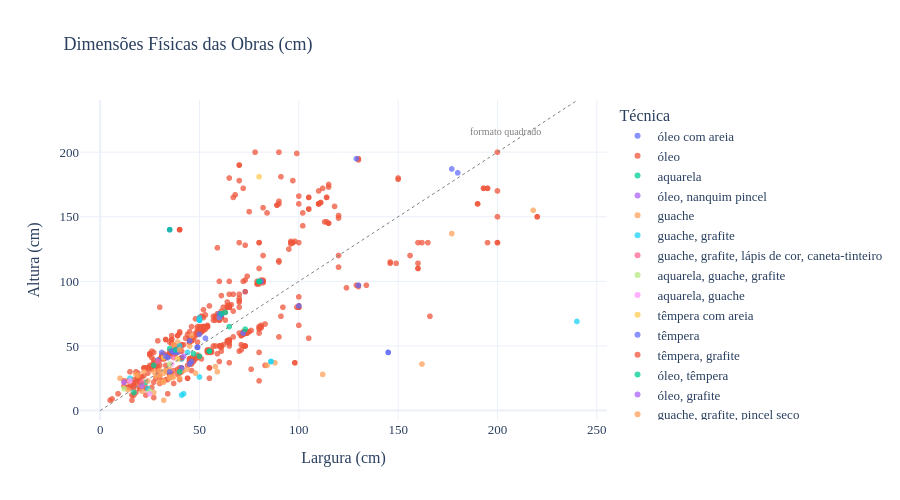

The notebook cell this image was saved under:
### Markdown cell above
---
## 3. 📐 Proporções — Largura × Altura por Técnica

Visualiza o formato físico de cada obra. Pinte os pontos pela técnica para ver padrões.

### Code cell
df_dim = df.dropna(subset=['altura', 'largura']).copy()

fig = px.scatter(
    df_dim,
    x='largura',
    y='altura',
    color='tecnica',
    hover_name='titulo',
    hover_data={'ano': True, 'dimensoes': True, 'largura': False, 'altura': False},
    title='📐 Dimensões Físicas das Obras (cm)',
    labels={'largura': 'Largura (cm)', 'altura': 'Altura (cm)', 'tecnica': 'Técnica'},
    template='plotly_white',
    height=500,
    opacity=0.75,
)

# Linha diagonal = obras quadradas
lim = max(df_dim['largura'].max(), df_dim['altura'].max())
fig.add_shape(type='line', x0=0, y0=0, x1=lim, y1=lim,
              line=dict(color='gray', dash='dot', width=1))
fig.add_annotation(x=lim*0.85, y=lim*0.9, text='formato quadrado',
                   showarrow=False, font=dict(color='gray', size=10))

fig.update_layout(
    font=dict(family='Georgia, serif', size=13),
    title_font_size=18,
)
fig.show()

### Figure 1 — Plotly figure (JSON) as saved in the notebook; plotly's stock layout.template omitted (floating-point values rounded to 4 significant figures; data arrays with more than 128 entries replaced by an {"elided": "..."} marker saying what was removed)
{"data": [{"customdata": [[1939, "42 x 35 cm"], [1939, "43 x 33 cm"], [1939, "46 x 38 cm"], [1937, "72 x 60 cm"], [1939, "38 x 46 cm"], [1939, "38 x 46 cm"], [1939, "47 x 38 cm"], [1939, "46 x 55 cm"], [1939, "38 x 46 cm"], [1939, "38 x 46 cm"], [1939, "38 x 46 cm"], [1939, "38 x 46 cm"], [1939, "38 x 46 cm"], [1945, "72 x 60 cm"], [1939, "38 x 46 cm"], [1939, "46 x 55 cm"], [1939, "46 x 38 cm"], [1939, "46 x 36 cm"], [1939, "39 x 46 cm"], [1950, "92 x 73 cm"], [1939, "46 x 54 cm"], [1939, "73 x 60 cm"], [1941, "47 x 39 cm"], [1940, "80 x 100 cm"], [1939, "38 x 46 cm"], [1939, "47 x 38 cm"], [1939, "46 x 38 cm"], [1939, "38 x 46 cm"], [1939, "38 x 46 cm"], [1939, "46 x 38 cm"]], "hovertemplate": "<b>%{hovertext}</b><br><br>Técnica=óleo com areia<br>ano=%{customdata[0]}<br>dimensoes=%{customdata[1]}<extra></extra>", "hovertext": ["Autorretrato", "Retrato de João Candido", "Retrato de João Candido", "Retrato de Olga Portinari Leão", "Mãe Preta", "Três Mulheres e Menino", "Menina com Menino", "Jangada", "Seca", "Trabalho", "Raquel Lamentando o Massacre dos Inocentes", "Lavadeiras", "Boizinho com Figuras", "Retrato de Amelinha Peixoto", "Família", "Três Mulheres", "O Sacrifício de Abraão", "Duas Mulheres", "Figuras", "Namorados no Balcão", "Terremoto", "Menina com Fita", "Retrato de Geraldo Jordão Pereira", "Galos", "Natureza-Morta com Limões", "Mulheres e Criança", "Negra", "Figura com Bezerro", "Família", "Maria Grávida"], "legendgroup": "óleo com areia", "marker": {"color": "#636efa", "opacity": 0.75, "symbol": "circle"}, "mode": "markers", "name": "óleo com areia", "showlegend": true, "type": "scattergl", "x": [35.0, 33.0, 38.0, 60.0, 46.0, 46.0, 38.0, 55.0, 46.0, 46.0, 46.0, 46.0, 46.0, 60.0, 46.0, 55.0, 38.0, 36.0, 46.0, 73.0, 54.0, 60.0, 39.0, 100.0, 46.0, 38.0, 38.0, 46.0, 46.0, 38.0], "xaxis": "x", "y": [42.0, 43.0, 46.0, 72.0, 38.0, 38.0, 47.0, 46.0, 38.0, 38.0, 38.0, 38.0, 38.0, 72.0, 38.0, 46.0, 46.0, 46.0, 39.0, 92.0, 46.0, 73.0, 47.0, 80.0, 38.0, 47.0, 46.0, 38.0, 38.0, 46.0], "yaxis": "y"}, {"customdata": {"elided": "875x2 mixed values"}, "hovertemplate": "<b>%{hovertext}</b><br><br>Técnica=óleo<br>ano=%{customdata[0]}<br>dimensoes=%{customdata[1]}<extra></extra>", "hovertext": {"elided": "875 str values"}, "legendgroup": "óleo", "marker": {"color": "#EF553B", "opacity": 0.75, "symbol": "circle"}, "mode": "markers", "name": "óleo", "showlegend": true, "type": "scattergl", "x": {"elided": "875 float values"}, "xaxis": "x", "y": {"elided": "875 float values"}, "yaxis": "y"}, {"customdata": [[1941, "22 x 23 cm"], [1939, "14 x 17 cm"], [1932, "48 x 35 cm"]], "hovertemplate": "<b>%{hovertext}</b><br><br>Técnica=aquarela<br>ano=%{customdata[0]}<br>dimensoes=%{customdata[1]}<extra></extra>", "hovertext": ["Retrato de Dona Dominga e Seu Baptista", "Praça", "Nossa Senhora d'Aparecida"], "legendgroup": "aquarela", "marker": {"color": "#00cc96", "opacity": 0.75, "symbol": "circle"}, "mode": "markers", "name": "aquarela", "showlegend": true, "type": "scattergl", "x": [23.0, 17.0, 35.0], "xaxis": "x", "y": [22.0, 14.0, 48.0], "yaxis": "y"}, {"customdata": [[1932, "22 x 12 cm"]], "hovertemplate": "<b>%{hovertext}</b><br><br>Técnica=óleo, nanquim pincel<br>ano=%{customdata[0]}<br>dimensoes=%{customdata[1]}<extra></extra>", "hovertext": ["Retrato de Maria"], "legendgroup": "óleo, nanquim pincel", "marker": {"color": "#ab63fa", "opacity": 0.75, "symbol": "circle"}, "mode": "markers", "name": "óleo, nanquim pincel", "showlegend": true, "type": "scattergl", "x": [12.0], "xaxis": "x", "y": [22.0], "yaxis": "y"}, {"customdata": [[1961, "28 x 18 cm"], [1941, "137 x 177 cm"], [1941, "155 x 218 cm"], [1951, "30 x 40 cm"], [1952, "50 x 45 cm"], [1952, "16 x 14 cm"], [1952, "25 x 35 cm"], [1952, "26 x 35 cm"], [1961, "27 x 28 cm"], [1961, "23 x 24 cm"], [1960, "30 x 27 cm"], [1954, "14 x 27 cm"], [1961, "25 x 10 cm"], [1936, "22 x 32 cm"], [1941, "31 x 42 cm"], [1952, "19 x 21 cm"], [1952, "19 x 21 cm"], [1952, "19 x 21 cm"], [1938, "40 x 40 cm"], [1944, "37 x 88 cm"], [1939, "51 x 37 cm"], [1939, "53 x 39 cm"], [1942, "32 x 44 cm"], [1952, "26 x 36 cm"], [1945, "15 x 21 cm"], [1951, "8 x 32 cm"], [1961, "30 x 59 cm"], [1941, "26 x 37 cm"], [1948, "58 x 46 cm"], [1940, "23 x 32 cm"], [1951, "31 x 34 cm"], [1945, "27 x 30 cm"], [1954, "29 x 48 cm"], [null, "34 x 58 cm"], [1942, "35 x 84 cm"], [1951, "32 x 35 cm"], [1961, "28 x 112 cm"], [1953, "29 x 32 cm"], [1942, "22 x 30 cm"], [1951, "31 x 30 cm"], [1946, "30 x 22 cm"], [1945, "31 x 33 cm"], [1951, "31 x 33 cm"], [1951, "25 x 40 cm"], [1941, "27 x 19 cm"], [1951, "36 x 162 cm"]], "hovertemplate": "<b>%{hovertext}</b><br><br>Técnica=guache<br>ano=%{customdata[0]}<br>dimensoes=%{customdata[1]}<extra></extra>", "hovertext": ["Retrato de Jânio Quadros", "Conchas e Hipocampos", "Abstrato", "Cavalos", "Senhor Bom Jesus da Cana Verde", "Nossa Senhora d'Aparecida", "São Sebastião", "A Transfiguração", "São Pedro", "São Francisco", "Pomba", "Abstrato", "Arcanjo Gabriel", "Escolinha", "Céu com Estrelas", "Sagrada Família", "A Fuga para o Egito", "A Fuga para o Egito", "Algodão", "Norte-Sul", "Catequese", "Escola", "Bumba-Meu-Boi", "Cavalo", "Pano de Boca", "Anchieta", "Peixes", "Céu com Balões", "Cabeça de Mulher", "Três Marias", "Cangaceiros", "Pipas e Figura", "Bandeirantes", "Escola de Brodowski", "Vaso de Flores", "Tiroteio de Pedra Bonita", "Pombas", "Homem e Cavalos", "Bumba-Meu-Boi", "Mulher", "Baú e Cabaça", "Malabarista de Balões", "Barbeiro", "Noivos", "Baiana", "Bandeirantes"], "legendgroup": "guache", "marker": {"color": "#FFA15A", "opacity": 0.75, "symbol": "circle"}, "mode": "markers", "name": "guache", "showlegend": true, "type": "scattergl", "x": [18.0, 177.0, 218.0, 40.0, 45.0, 14.0, 35.0, 35.0, 28.0, 24.0, 27.0, 27.0, 10.0, 32.0, 42.0, 21.0, 21.0, 21.0, 40.0, 88.0, 37.0, 39.0, 44.0, 36.0, 21.0, 32.0, 59.0, 37.0, 46.0, 32.0, 34.0, 30.0, 48.0, 58.0, 84.0, 35.0, 112.0, 32.0, 30.0, 30.0, 22.0, 33.0, 33.0, 40.0, 19.0, 162.0], "xaxis": "x", "y": [28.0, 137.0, 155.0, 30.0, 50.0, 16.0, 25.0, 26.0, 27.0, 23.0, 30.0, 14.0, 25.0, 22.0, 31.0, 19.0, 19.0, 19.0, 40.0, 37.0, 51.0, 53.0, 32.0, 26.0, 15.0, 8.0, 30.0, 26.0, 58.0, 23.0, 31.0, 27.0, 29.0, 34.0, 35.0, 32.0, 28.0, 29.0, 22.0, 31.0, 30.0, 31.0, 31.0, 25.0, 27.0, 36.0], "yaxis": "y"}, {"customdata": [[1938, "70 x 50 cm"], [1938, "70 x 50 cm"], [1938, "70 x 50 cm"], [1938, "70 x 50 cm"], [1938, "70 x 50 cm"], [1938, "70 x 50 cm"], [1938, "70 x 50 cm"], [1938, "70 x 50 cm"], [1938, "70 x 50 cm"], [1960, "25 x 15 cm"], [1951, "12 x 41 cm"], [1951, "13 x 42 cm"], [1948, "26 x 50 cm"], [1938, "45 x 44 cm"], [1938, "72 x 50 cm"], [1938, "40 x 41 cm"], [1955, "17 x 24 cm"], [1947, "50 x 40 cm"]], "hovertemplate": "<b>%{hovertext}</b><br><br>Técnica=guache, grafite<br>ano=%{customdata[0]}<br>dimensoes=%{customdata[1]}<extra></extra>", "hovertext": ["Pau-Brasil", "Cana", "Gado", "Garimpo", "Fumo", "Algodão", "Café", "Ferro", "Borracha", "Carajás", "Abstrato", "Abstrato", "A Primeira Missa no Brasil", "Garimpeiros", "Erva-Mate", "Borracha", "A Tempestade Acalmada", "Pipas"], "legendgroup": "guache, grafite", "marker": {"color": "#19d3f3", "opacity": 0.75, "symbol": "circle"}, "mode": "markers", "name": "guache, grafite", "showlegend": true, "type": "scattergl", "x": [50.0, 50.0, 50.0, 50.0, 50.0, 50.0, 50.0, 50.0, 50.0, 15.0, 41.0, 42.0, 50.0, 44.0, 50.0, 41.0, 24.0, 40.0], "xaxis": "x", "y": [70.0, 70.0, 70.0, 70.0, 70.0, 70.0, 70.0, 70.0, 70.0, 25.0, 12.0, 13.0, 26.0, 45.0, 72.0, 40.0, 17.0, 50.0], "yaxis": "y"}, {"customdata": [[1944, "41 x 37 cm"]], "hovertemplate": "<b>%{hovertext}</b><br><br>Técnica=guache, grafite, lápis de cor, caneta-tinteiro<br>ano=%{customdata[0]}<br>dimensoes=%{customdata[1]}<extra></extra>", "hovertext": ["Carnaúba"], "legendgroup": "guache, grafite, lápis de cor, caneta-tinteiro", "marker": {"color": "#FF6692", "opacity": 0.75, "symbol": "circle"}, "mode": "markers", "name": "guache, grafite, lápis de cor, caneta-tinteiro", "showlegend": true, "type": "scattergl", "x": [37.0], "xaxis": "x", "y": [41.0], "yaxis": "y"}, {"customdata": [[1946, "17 x 12 cm"], [1954, "15 x 25 cm"]], "hovertemplate": "<b>%{hovertext}</b><br><br>Técnica=aquarela, guache, grafite<br>ano=%{customdata[0]}<br>dimensoes=%{customdata[1]}<extra></extra>", "hovertext": ["Espantalho", "A Tempestade Acalmada"], "legendgroup": "aquarela, guache, grafite", "marker": {"color": "#B6E880", "opacity": 0.75, "symbol": "circle"}, "mode": "markers", "name": "aquarela, guache, grafite", "showlegend": true, "type": "scattergl", "x": [12.0, 25.0], "xaxis": "x", "y": [17.0, 15.0], "yaxis": "y"}, {"customdata": [[1954, "13 x 25 cm"], [1938, "36 x 36 cm"]], "hovertemplate": "<b>%{hovertext}</b><br><br>Técnica=aquarela, guache<br>ano=%{customdata[0]}<br>dimensoes=%{customdata[1]}<extra></extra>", "hovertext": ["Abstrato", "Mulheres no Campo"], "legendgroup": "aquarela, guache", "marker": {"color": "#FF97FF", "opacity": 0.75, "symbol": "circle"}, "mode": "markers", "name": "aquarela, guache", "showlegend": true, "type": "scattergl", "x": [25.0, 36.0], "xaxis": "x", "y": [13.0, 36.0], "yaxis": "y"}, {"customdata": [[1938, "41 x 32 cm"], [1934, "72 x 60 cm"], [1938, "181 x 80 cm"]], "hovertemplate": "<b>%{hovertext}</b><br><br>Técnica=têmpera com areia<br>ano=%{customdata[0]}<br>dimensoes=%{customdata[1]}<extra></extra>", "hovertext": ["Cabeça de Mulata", "Retrato de Adalgisa Nery", "Duas Mulheres"], "legendgroup": "têmpera com areia", "marker": {"color": "#FECB52", "opacity": 0.75, "symbol": "circle"}, "mode": "markers", "name": "têmpera com areia", "showlegend": true, "type": "scattergl", "x": [32.0, 60.0, 80.0], "xaxis": "x", "y": [41.0, 72.0, 181.0], "yaxis": "y"}, {"customdata": [[1942, "75 x 60 cm"], [1939, "36 x 45 cm"], [1938, "41 x 41 cm"], [1938, "41 x 41 cm"], [1935, "41 x 34 cm"], [1941, "187 x 177 cm"], [1961, "195 x 129 cm"], [1959, "100 x 81 cm"], [1941, "38 x 46 cm"], [1937, "46 x 38 cm"], [1937, "46 x 38 cm"], [1938, "45 x 39 cm"], [1938, "45 x 31 cm"], [1941, "184 x 180 cm"], [1934, "72 x 60 cm"], [null, "45 x 37 cm"], [1953, "45 x 145 cm"], [1949, "56 x 53 cm"], [1945, "49 x 49 cm"], [1945, "49 x 49 cm"], [1945, "49 x 49 cm"], [1945, "49 x 49 cm"], [1945, "49 x 49 cm"], [1945, "49 x 49 cm"], [1945, "49 x 49 cm"], [1945, "49 x 49 cm"], [1945, "49 x 49 cm"], [1945, "49 x 49 cm"], [1945, "49 x 49 cm"], [1945, "49 x 49 cm"], [1945, "49 x 49 cm"], [1945, "49 x 49 cm"], [1945, "54 x 45 cm"], [1938, "42 x 33 cm"], [1942, "46 x 36 cm"], [1942, "140 x 35 cm"], [1942, "140 x 35 cm"], [1961, "39 x 29 cm"], [1960, "81 x 100 cm"], [1935, "97 x 130 cm"], [1932, "46 x 38 cm"], [1940, "33 x 41 cm"], [1934, "74 x 61 cm"], [1961, "46 x 38 cm"], [1941, "60 x 72 cm"], [1935, "59 x 50 cm"], [1953, "45 x 145 cm"]], "hovertemplate": "<b>%{hovertext}</b><br><br>Técnica=têmpera<br>ano=%{customdata[0]}<br>dimensoes=%{customdata[1]}<extra></extra>", "hovertext": ["Vaso de Flores", "Mãe Preta", "Cana", "Cacau", "Cabeça de Mulher", "Sapateiro de Brodowski", "Clarinetista", "Menino com Pássaro", "Galo", "Garimpo", "Garimpo", "Fumo", "Fumo", "Menino com Carneiro", "Médico de Loucos", "Vaso de Flores", "Brasil", "Liberdade", "Jesus É Condenado à Morte, Passo I da Via Sacra", "Jesus Carrega a Cruz às Costas, Passo II da Via Sacra", "Jesus Cai pela Primeira Vez, Passo III da Via Sacra", "Jesus Encontra Sua Mãe, Passo IV da Via Sacra", "Simão Cireneu Ajuda Jesus a Levar a Cruz, Passo V da Via Sacra", "Verônica Enxuga o Rosto de Jesus, Passo VI da Via Sacra", "Jesus Cai pela Segunda Vez, Passo VII da Via Sacra", "Jesus Consola as Mulheres de Jerusalém, Passo VIII da Via Sacra", "Jesus Cai pela Terceira Vez, Passo IX da Via Sacra", "Jesus É Despojado de Suas Vestes, Passo X da Via Sacra", "Jesus É Pregado na Cruz, Passo XI da Via Sacra", "Jesus Morre na Cruz, Passo XII da Via Sacra", "Jesus É Descido da Cruz, Passo XIII da Via Sacra", "Jesus É Depositado no Sepulcro, Passo XIV da Via Sacra", "Flores", "Cabeça de Índia", "Jangadeiros", "São Francisco de Assis", "São Marcos", "Homem com Chapéu", "Dom Quixote", "Colona Sentada", "Retrato de Jorge de Castro", "Espantalho", "Retrato de Maria", "Menino com Arapuca", "Mulher com Galo", "Retrato de Ruth Leão", "Brasil"], "legendgroup": "têmpera", "marker": {"color": "#636efa", "opacity": 0.75, "symbol": "circle"}, "mode": "markers", "name": "têmpera", "showlegend": true, "type": "scattergl", "x": [60.0, 45.0, 41.0, 41.0, 34.0, 177.0, 129.0, 81.0, 46.0, 38.0, 38.0, 39.0, 31.0, 180.0, 60.0, 37.0, 145.0, 53.0, 49.0, 49.0, 49.0, 49.0, 49.0, 49.0, 49.0, 49.0, 49.0, 49.0, 49.0, 49.0, 49.0, 49.0, 45.0, 33.0, 36.0, 35.0, 35.0, 29.0, 100.0, 130.0, 38.0, 41.0, 61.0, 38.0, 72.0, 50.0, 145.0], "xaxis": "x", "y": [75.0, 36.0, 41.0, 41.0, 41.0, 187.0, 195.0, 100.0, 38.0, 46.0, 46.0, 45.0, 45.0, 184.0, 72.0, 45.0, 45.0, 56.0, 49.0, 49.0, 49.0, 49.0, 49.0, 49.0, 49.0, 49.0, 49.0, 49.0, 49.0, 49.0, 49.0, 49.0, 54.0, 42.0, 46.0, 140.0, 140.0, 39.0, 81.0, 97.0, 46.0, 33.0, 74.0, 46.0, 60.0, 59.0, 45.0], "yaxis": "y"}, {"customdata": [[1938, "41 x 41 cm"]], "hovertemplate": "<b>%{hovertext}</b><br><br>Técnica=têmpera, grafite<br>ano=%{customdata[0]}<br>dimensoes=%{customdata[1]}<extra></extra>", "hovertext": ["Fumo"], "legendgroup": "têmpera, grafite", "marker": {"color": "#EF553B", "opacity": 0.75, "symbol": "circle"}, "mode": "markers", "name": "têmpera, grafite", "showlegend": true, "type": "scattergl", "x": [41.0], "xaxis": "x", "y": [41.0], "yaxis": "y"}, {"customdata": [[1942, "140 x 35 cm"], [1937, "44 x 47 cm"], [1941, "46 x 55 cm"], [1960, "47 x 38 cm"], [1948, "42 x 50 cm"], [1932, "100 x 80 cm"], [1943, "100 x 80 cm"]], "hovertemplate": "<b>%{hovertext}</b><br><br>Técnica=óleo, têmpera<br>ano=%{customdata[0]}<br>dimensoes=%{customdata[1]}<extra></extra>", "hovertext": ["Jesus", "Café", "Dois Galos", "Espantalho", "Colheita de Fumo", "Retrato de Jorge de Castro", "Anjo Mau"], "legendgroup": "óleo, têmpera", "marker": {"color": "#00cc96", "opacity": 0.75, "symbol": "circle"}, "mode": "markers", "name": "óleo, têmpera", "showlegend": true, "type": "scattergl", "x": [35.0, 47.0, 55.0, 38.0, 50.0, 80.0, 80.0], "xaxis": "x", "y": [140.0, 44.0, 46.0, 47.0, 42.0, 100.0, 100.0], "yaxis": "y"}, {"customdata": [[1938, "42 x 42 cm"]], "hovertemplate": "<b>%{hovertext}</b><br><br>Técnica=óleo, grafite<br>ano=%{customdata[0]}<br>dimensoes=%{customdata[1]}<extra></extra>", "hovertext": ["Garimpeiros"], "legendgroup": "óleo, grafite", "marker": {"color": "#ab63fa", "opacity": 0.75, "symbol": "circle"}, "mode": "markers", "name": "óleo, grafite", "showlegend": true, "type": "scattergl", "x": [42.0], "xaxis": "x", "y": [42.0], "yaxis": "y"}, {"customdata": [[1937, "47 x 40 cm"]], "hovertemplate": "<b>%{hovertext}</b><br><br>Técnica=guache, grafite, pincel seco<br>ano=%{customdata[0]}<br>dimensoes=%{customdata[1]}<extra></extra>", "hovertext": ["Escola"], "legendgroup": "guache, grafite, pincel seco", "marker": {"color": "#FFA15A", "opacity": 0.75, "symbol": "circle"}, "mode": "markers", "name": "guache, grafite, pincel seco", "showlegend": true, "type": "scattergl", "x": [40.0], "xaxis": "x", "y": [47.0], "yaxis": "y"}, {"customdata": [[1942, "38 x 86 cm"], [1942, "38 x 86 cm"], [1944, "69 x 240 cm"]], "hovertemplate": "<b>%{hovertext}</b><br><br>Técnica=óleo, guache<br>ano=%{customdata[0]}<br>dimensoes=%{customdata[1]}<extra></extra>", "hovertext": ["Natureza-Morta", "Natureza-Morta", "São Francisco de Assis"], "legendgroup": "óleo, guache", "marker": {"color": "#19d3f3", "opacity": 0.75, "symbol": "circle"}, "mode": "markers", "name": "óleo, guache", "showlegend": true, "type": "scattergl", "x": [86.0, 86.0, 240.0], "xaxis": "x", "y": [38.0, 38.0, 69.0], "yaxis": "y"}, {"customdata": [[1939, "38 x 29 cm"], [1960, "22 x 21 cm"]], "hovertemplate": "<b>%{hovertext}</b><br><br>Técnica=guache, nanquim pincel<br>ano=%{customdata[0]}<br>dimensoes=%{customdata[1]}<extra></extra>", "hovertext": ["Mulher Sentada", "Grupos"], "legendgroup": "guache, nanquim pincel", "marker": {"color": "#FF6692", "opacity": 0.75, "symbol": "circle"}, "mode": "markers", "name": "guache, nanquim pincel", "showlegend": true, "type": "scattergl", "x": [29.0, 21.0], "xaxis": "x", "y": [38.0, 22.0], "yaxis": "y"}, {"customdata": [[1939, "36 x 35 cm"]], "hovertemplate": "<b>%{hovertext}</b><br><br>Técnica=aquarela, guache, carvão, grafite<br>ano=%{customdata[0]}<br>dimensoes=%{customdata[1]}<extra></extra>", "hovertext": ["Centro-Oeste"], "legendgroup": "aquarela, guache, carvão, grafite", "marker": {"color": "#B6E880", "opacity": 0.75, "symbol": "circle"}, "mode": "markers", "name": "aquarela, guache, carvão, grafite", "showlegend": true, "type": "scattergl", "x": [35.0], "xaxis": "x", "y": [36.0], "yaxis": "y"}, {"customdata": [[1948, "23 x 15 cm"]], "hovertemplate": "<b>%{hovertext}</b><br><br>Técnica=aquarela, grafite<br>ano=%{customdata[0]}<br>dimensoes=%{customdata[1]}<extra></extra>", "hovertext": ["Mulher e Criança"], "legendgroup": "aquarela, grafite", "marker": {"color": "#FF97FF", "opacity": 0.75, "symbol": "circle"}, "mode": "markers", "name": "aquarela, grafite", "showlegend": true, "type": "scattergl", "x": [15.0], "xaxis": "x", "y": [23.0], "yaxis": "y"}, {"customdata": [[1941, "40 x 39 cm"]], "hovertemplate": "<b>%{hovertext}</b><br><br>Técnica=têmpera, óleo<br>ano=%{customdata[0]}<br>dimensoes=%{customdata[1]}<extra></extra>", "hovertext": ["Catequese I"], "legendgroup": "têmpera, óleo", "marker": {"color": "#FECB52", "opacity": 0.75, "symbol": "circle"}, "mode": "markers", "name": "têmpera, óleo", "showlegend": true, "type": "scattergl", "x": [39.0], "xaxis": "x", "y": [40.0], "yaxis": "y"}, {"customdata": [[1951, "30 x 35 cm"]], "hovertemplate": "<b>%{hovertext}</b><br><br>Técnica=óleo, guache, grafite<br>ano=%{customdata[0]}<br>dimensoes=%{customdata[1]}<extra></extra>", "hovertext": ["Cangaceiro e Seu Irmão"], "legendgroup": "óleo, guache, grafite", "marker": {"color": "#636efa", "opacity": 0.75, "symbol": "circle"}, "mode": "markers", "name": "óleo, guache, grafite", "showlegend": true, "type": "scattergl", "x": [35.0], "xaxis": "x", "y": [30.0], "yaxis": "y"}, {"customdata": [[1948, "120 x 82 cm"]], "hovertemplate": "<b>%{hovertext}</b><br><br>Técnica=têmpera, afresco<br>ano=%{customdata[0]}<br>dimensoes=%{customdata[1]}<extra></extra>", "hovertext": ["Mulher e Criança"], "legendgroup": "têmpera, afresco", "marker": {"color": "#EF553B", "opacity": 0.75, "symbol": "circle"}, "mode": "markers", "name": "têmpera, afresco", "showlegend": true, "type": "scattergl", "x": [82.0], "xaxis": "x", "y": [120.0], "yaxis": "y"}, {"customdata": [[1941, "46 x 55 cm"], [1931, "65 x 65 cm"], [1922, "63 x 73 cm"], [1923, "30 x 40 cm"], [1924, "76 x 63 cm"], [1924, "75 x 61 cm"], [1958, "35 x 27 cm"], [1943, "100 x 80 cm"]], "hovertemplate": "<b>%{hovertext}</b><br><br>Técnica=técnica não identificada<br>ano=%{customdata[0]}<br>dimensoes=%{customdata[1]}<extra></extra>", "hovertext": ["Espantalho e Meninos Soltando Pipas", "Retrato de Armando de Castro", "Retrato do Dr. I. F.", "Retrato de Virgílio Francisco da Silva Filho", "Retrato de Attílio M. Alves", "Retrato de Maria Lydia", "Nossa Senhora da Glória do Outeiro", "Espantalho"], "legendgroup": "técnica não identificada", "marker": {"color": "#00cc96", "opacity": 0.75, "symbol": "circle"}, "mode": "markers", "name": "técnica não identificada", "showlegend": true, "type": "scattergl", "x": [55.0, 65.0, 73.0, 40.0, 63.0, 61.0, 27.0, 80.0], "xaxis": "x", "y": [46.0, 65.0, 63.0, 30.0, 76.0, 75.0, 35.0, 100.0], "yaxis": "y"}, {"customdata": [[1939, "19 x 21 cm"]], "hovertemplate": "<b>%{hovertext}</b><br><br>Técnica=guache, nanquim pincel, grafite<br>ano=%{customdata[0]}<br>dimensoes=%{customdata[1]}<extra></extra>", "hovertext": ["Composição com Figuras"], "legendgroup": "guache, nanquim pincel, grafite", "marker": {"color": "#ab63fa", "opacity": 0.75, "symbol": "circle"}, "mode": "markers", "name": "guache, nanquim pincel, grafite", "showlegend": true, "type": "scattergl", "x": [21.0], "xaxis": "x", "y": [19.0], "yaxis": "y"}], "layout": {"annotations": [{"font": {"color": "gray", "size": 10}, "showarrow": false, "text": "formato quadrado", "x": 204, "y": 216}], "font": {"family": "Georgia, serif", "size": 13}, "height": 500, "legend": {"title": {"text": "Técnica"}, "tracegroupgap": 0}, "shapes": [{"line": {"color": "gray", "dash": "dot", "width": 1}, "type": "line", "x0": 0, "x1": 240, "y0": 0, "y1": 240}], "title": {"font": {"size": 18}, "text": "📐 Dimensões Físicas das Obras (cm)"}, "xaxis": {"anchor": "y", "domain": [0, 1], "title": {"text": "Largura (cm)"}}, "yaxis": {"anchor": "x", "domain": [0, 1], "title": {"text": "Altura (cm)"}}}}
